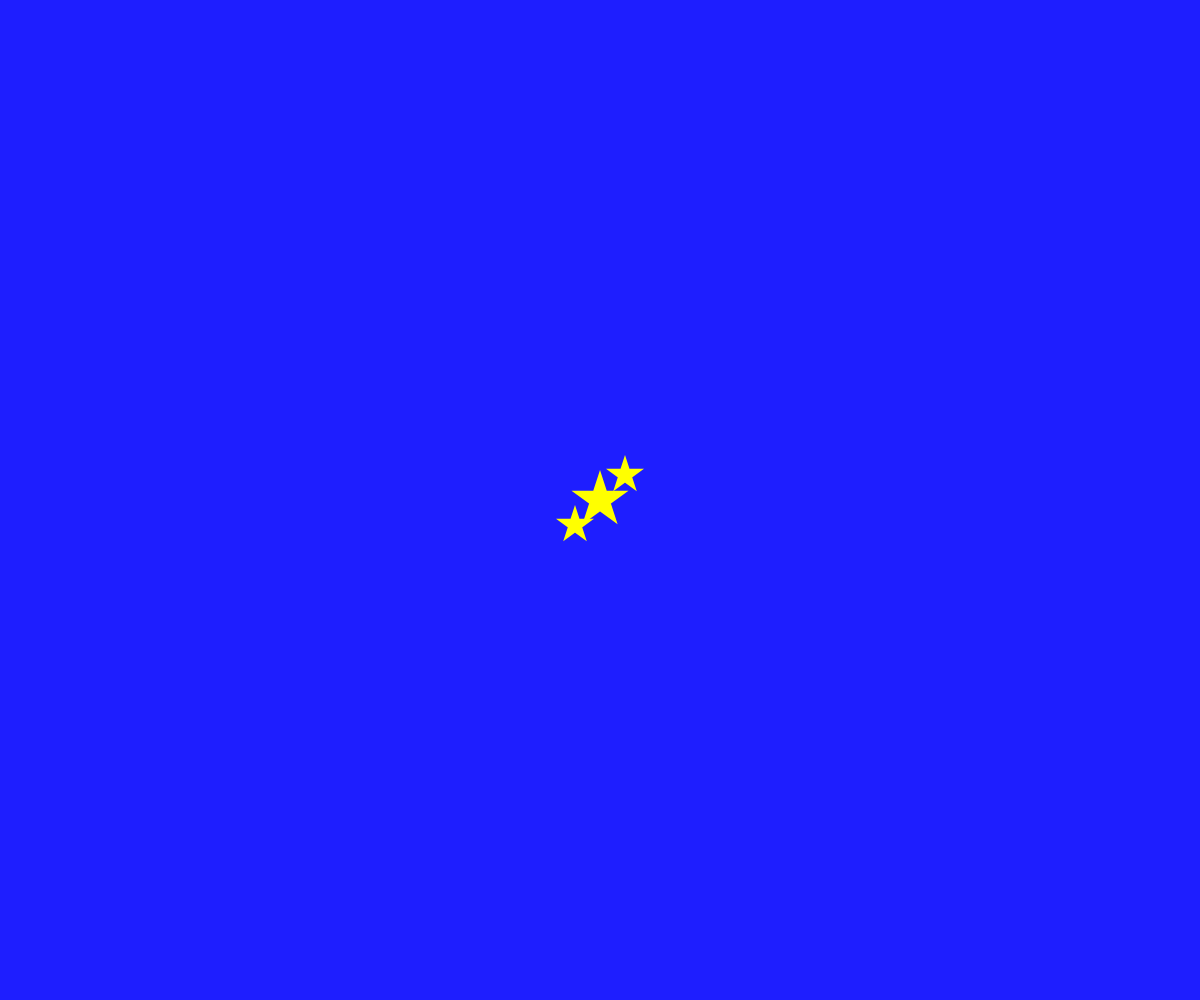
Frame 1 (no input)
Frame 60 (no input): identical to frame 1, image omitted
Frame 120 (the mouse pressed at the canvas centre since frame 60): identical to frame 1, image omitted

The p5.js sketch that drew this single still picture (run headless with seeded random() and noise() and a simulated clock; from frame 60 on, the mouse is pressed at the canvas centre):

// p5.js sketch
// ── sketch.js
// テキスト「アニメーション」
let x, y, vx, vy;

function setup(){
  createCanvas(windowWidth, windowHeight);
  x = width / 2;
  y = height / 2;
  vx = 8;
  vy = 8;
}

function draw(){
  background(30, 30, 255);
  // BLANK[2] (hint: 作った star 関数を使います)
  star(x, y, 30, 3);
  star(x + 25, y - 25, 20, 3);
  star(x - 25, y + 25, 20, 3);
  // x += vx;
  // y += vy;
  // 端の処理パターン (1) 反対側から出てくる
  // if(x > width){ x = 0; }
  // else if(x < 0){ x = width; }
  // if(y > height){ y = 0; }
  // if(y < 0){ y = height; }
  x = x % width;
  y = y % height;
}

function star(cx, cy, r, angle){
  push();
  noStroke();
  fill(255, 255, 0);
  beginShape();
  for(var i = 0; i < 20; i++){
    var theta = TWO_PI * i * 2 / 5 - HALF_PI;
    // BLANK[1] (hint: angle 分だけ星を回転させるには？) わかんない
    var x = cx + cos(theta) * r;
    var y = cy + sin(theta) * r;
    vertex(x,y);
  }
  endShape(CLOSE);
  pop();
}

function windowResized(){
  resizeCanvas(windowWidth, windowHeight);
}
